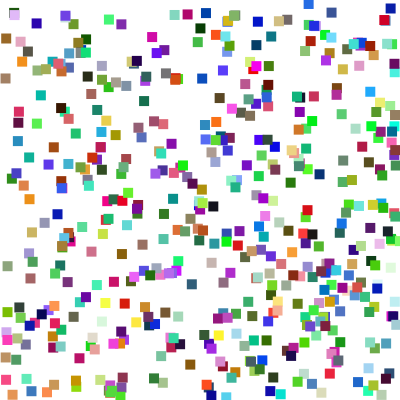
Frame 1 (no input)
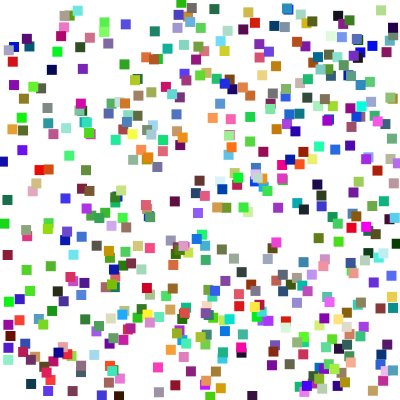
Frame 60 (the mouse pressed at the canvas centre just before this capture)
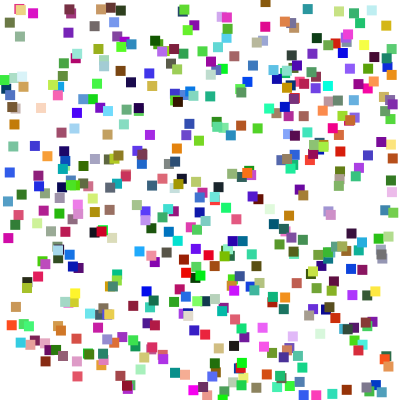
Frame 120 (the mouse held since frame 60 and released just before this capture)

The Processing sketch that drew these frames (run headless with seeded random() and noise(); from frame 60 on, the mouse is pressed at the canvas centre):

// Processing sketch: sketch_05_manyboxes_manycolors
// ── sketch_05_manyboxes_manycolors.pde
int num = 500;

float[] X = new float[num];
float[] Y = new float[num];
float[] VX = new float[num];
float[] VY = new float[num];

float[] r = new float[num];
float[] g = new float[num];
float[] b = new float[num];


void setup(){
 size(400,400);
 
 for(int i=0; i<num; i++){
   X[i] = random(width);
   Y[i] = random(height);
   VX[i] = random(-5,5);
   VY[i] = random(-5,5);
   
   r[i] = random(255);
   g[i] = random(255);
   b[i] = random(255);
   
 }
    noStroke();

}

void draw(){
  background(255);
  
  fill(0);
  for(int i=0; i<num; i++){
    if(X[i] > width -10){
      VX[i] = VX[i] * -1;
      X[i] = width - 10; 
    }
    if(X[i] < 0){
      VX[i] = VX[i] * -1;
      X[i] = 0; 
    }
    if(Y[i] > height -10){
      VY[i] = VY[i] * -1;
      Y[i] = height - 10; 
    }
    if(Y[i] < 0){
      VY[i] = VY[i] * -1;
      Y[i] = 0; 
    }
    
    
    X[i] = X[i]+VX[i];
    Y[i] = Y[i]+VY[i];
    
    fill(r[i],g[i],b[i]);
    rect(X[i],Y[i],10,10);
  }

}
